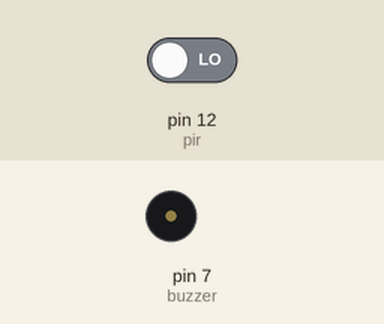
Simulated run of this sketch. Board: Arduino Uno, built with avr-gcc and run on an emulated ATmega328P. Parts: buzzer (waves = sounding, pin HIGH). Inputs (shaded band) come from the test bench; at power-on: pin 12 (pir) LOW.

Above: at 1.2 s.
1.3 s: pin 12 (pir) driven HIGH
At 1.8 s:
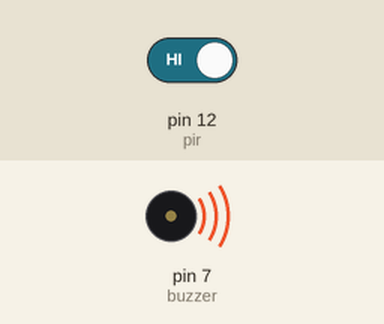
2.8 s: pin 12 (pir) driven LOW
At 4.1 s:
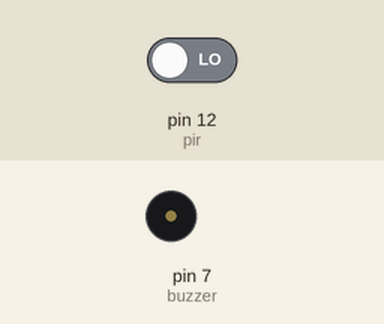
Timing chart, 0 to 5.8 s (numbered marks = the images above; inputs shaded):
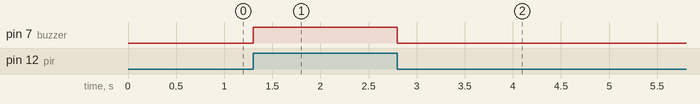

Measured:
- after the input at 1.3 s, pin 7 (buzzer): LOW → HIGH at once
- after the input at 2.8 s, pin 7 (buzzer): HIGH → LOW at once

The sketch:

motion.ino
```cpp
//Code For Contolling the Intruder Detector System
int pir = 12;
int buzzer = 7;

void setup()
{
  pinMode(pir, INPUT);
  pinMode(buzzer, OUTPUT);
  Serial.begin(9600);
}

void loop()
{
  int pirState = digitalRead(pir);

  switch (pirState){
    case HIGH:{
      digitalWrite(buzzer, HIGH); //Alert for the user when motion is detected
      break;
    }
    case LOW:{
      digitalWrite(buzzer, LOW); //Turning off of the sensor when no motion is detected
      break;
    }
  }

}
```
